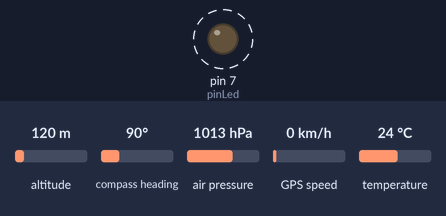
The sketch below on a simulated Arduino Uno, built with avr-gcc and run on an emulated ATmega328P. Shown: output pins drawn as LEDs (lit = HIGH). Dashed ring = blinking. The inputs (shaded band) are chosen by the test bench; at power-on: altitude 120 m, compass heading 90°, air pressure 1013 hPa, GPS speed 0 km/h, temperature 24 °C. Storage starts empty; the GPS gets a fix after 3 s at 37.7749, -122.4194 with 8 satellites; what the sketch prints to the serial monitor is not drawn.

Above: at 0.6 s.
Timing chart, 0 to 3.0 s (numbered marks = the images above):
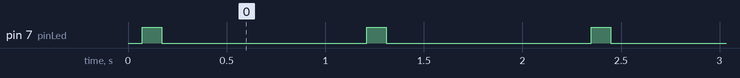

The sketch:

COMPASAT25_v03_GPS.ino
```cpp
#include <Wire.h>
#include <Adafruit_BMP280.h>
#include <SPI.h>
#include <SdFat.h> // Incluir la biblioteca SdFat
#include <TinyGPS++.h>
#include <AltSoftSerial.h>

// Configuración para BMP280
Adafruit_BMP280 bmp;

// Configuración para SD utilizando SdFat
SdFat sd;
SdFile logFile;
const int chipSelect = 10; // Pin CS de la tarjeta SD

// Configuración de LED
int pinLed = 7; // Pin del LED indicador
int idPaquete = 1; // Contador de paquetes

// Configuración para GPS
AltSoftSerial altSerial; // Crear objeto AltSoftSerial
TinyGPSPlus gps; // Objeto de la librería TinyGPS++

void setup() {
  // Inicialización del puerto serie
  Serial.begin(9600);
  while (!Serial);

  // Inicialización del BMP280
  if (!bmp.begin()) {
    Serial.println("Error: No se encontró el BMP280. Revisa el cableado.");
    while (1);
  }
  bmp.setSampling(Adafruit_BMP280::MODE_NORMAL,
                  Adafruit_BMP280::SAMPLING_X2,
                  Adafruit_BMP280::SAMPLING_X16,
                  Adafruit_BMP280::FILTER_X16,
                  Adafruit_BMP280::STANDBY_MS_500);

  // Inicialización de la tarjeta SD utilizando SdFat
  if (!sd.begin(chipSelect, SD_SCK_MHZ(50))) {
    Serial.println("Error: Inicialización de la tarjeta SD fallida.");
    while (1);
  }
  if (!logFile.open("COMPASAT.txt", O_CREAT | O_WRITE | O_APPEND)) {
    Serial.println("Error al crear o abrir el archivo en la SD.");
    while (1);
  }
  logFile.println("PAQ,TEMP.,PRES.,ALT.,LAT.,LON.,SAT.");
  logFile.close();

  // Inicialización del GPS
  altSerial.begin(9600); // Iniciar AltSoftSerial a 9600 baudios

  // Configuración del LED
  pinMode(pinLed, OUTPUT);

  Serial.println("Sistema inicializado correctamente.");
}

void loop() {
  // Leer datos del BMP280
  float temperatura = bmp.readTemperature();
  float presion = bmp.readPressure();
  float altitud = bmp.readAltitude(1013.25); // Ajusta según la presión a nivel del mar

  // Leer datos del GPS
  while (altSerial.available() > 0) {
    char c = altSerial.read();
    gps.encode(c);
  }

  float latitud = gps.location.isValid() ? gps.location.lat() : NAN;
  float longitud = gps.location.isValid() ? gps.location.lng() : NAN;
  int satelites = gps.satellites.isValid() ? gps.satellites.value() : 0;

  // Mostrar datos en el puerto serie
  Serial.print(idPaquete); Serial.print(",");
  Serial.print(temperatura); Serial.print(",");
  Serial.print(presion); Serial.print(",");
  Serial.print(altitud); Serial.print(",");
  Serial.print(latitud, 6); Serial.print(",");
  Serial.print(longitud, 6); Serial.print(",");
  Serial.print(satelites); Serial.print(",");
  Serial.println("COMPASAT25");

  // Escribir datos en la SD utilizando SdFat
  if (logFile.open("COMPASAT.txt", O_WRITE | O_APPEND)) {
    logFile.print(idPaquete); logFile.print(",");
    logFile.print(temperatura); logFile.print(",");
    logFile.print(presion); logFile.print(",");
    logFile.print(altitud); logFile.print(",");
    logFile.print(latitud, 6); logFile.print(",");
    logFile.print(longitud, 6); logFile.print(",");
    logFile.print(satelites); logFile.print(",");
    logFile.println("COMPASAT25");
    logFile.close();
  } else {
    Serial.println("Error al escribir en la SD.");
  }

  // Encender y apagar el LED
  digitalWrite(pinLed, HIGH);
  delay(100);
  digitalWrite(pinLed, LOW);

  // Incrementar ID del paquete y esperar
  idPaquete++;
  delay(1000);
}
```

Measured:
- by itself, pin 7 (pinLed): alternates HIGH for 0.10 s and LOW for 1.1 s
